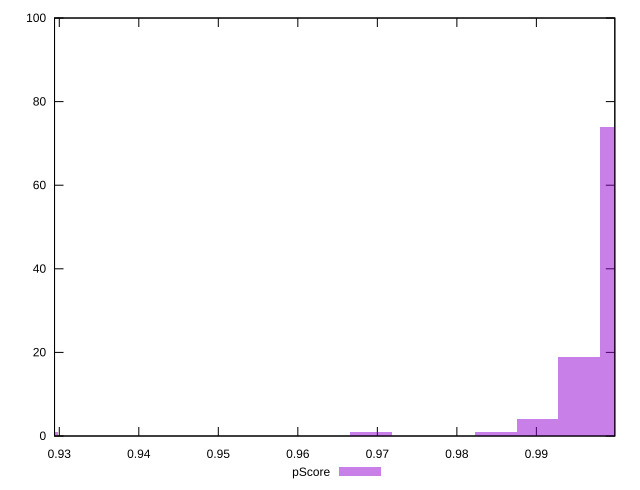

Write the gnuplot code that produced this figure.
reset

$pScore <<EOF
0.9953870722659864 19
1.0006259515937022 74
0.9901481929382707 4
0.984909313610555 1
0.9272816410056821 1
0.9691926756274079 1
EOF

set key outside below
set boxwidth 0.005238879327715718
set xrange [0.9294025092082885:0.9998642134028825]
set yrange [0:100]
set trange [0:100]
set style fill transparent solid 0.5 noborder
set terminal svg size 640, 490 enhanced background rgb 'white'
set output "report_00011_2021-02-09T10:53:21.242Z/max-potential-fid/samples/pages+cached+noadtech+nomedia+nocss/pScore/histogram.svg"

plot $pScore title "pScore" with boxes

reset
